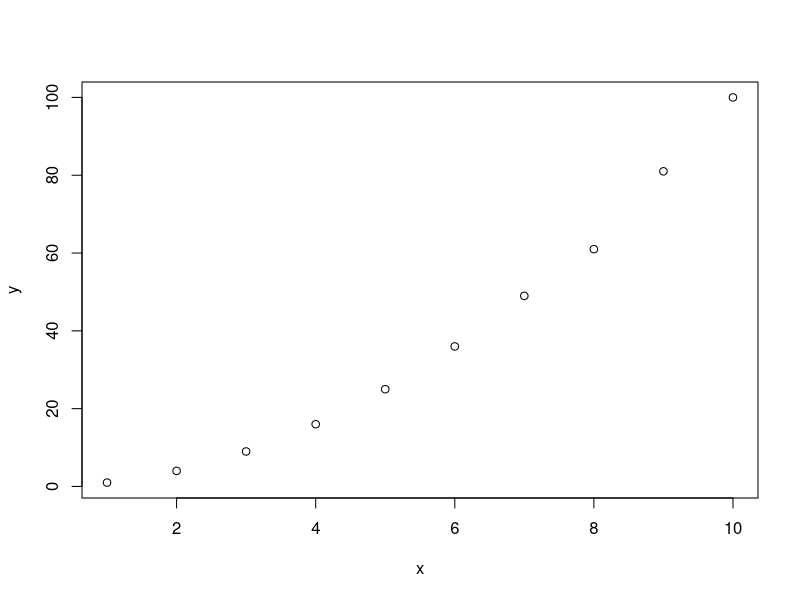

This chart was generated by the following R code:
## ---- chunk 1
knitr::opts_chunk$set(echo = TRUE)
## ---- chunk 2
x <-(0.3*0.15)/((0.3*0.15)+(0.2*0.8)+(0.5*0.12))

x            #Al correr x sale el valor

## ---- chunk 3

y <- 5^6/(factorial(6))*exp(-5)

y

## ---- chunk 4
x<-c(1,2,3,4,5,6,7,8,9,10)
y<-c(1,4,9,16,25,36,49,61,81,100)

plot(x,y)

